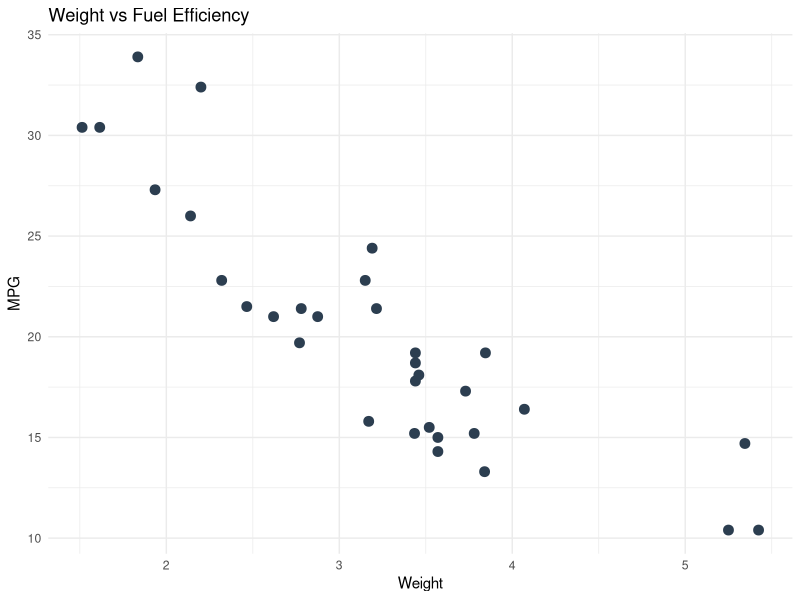
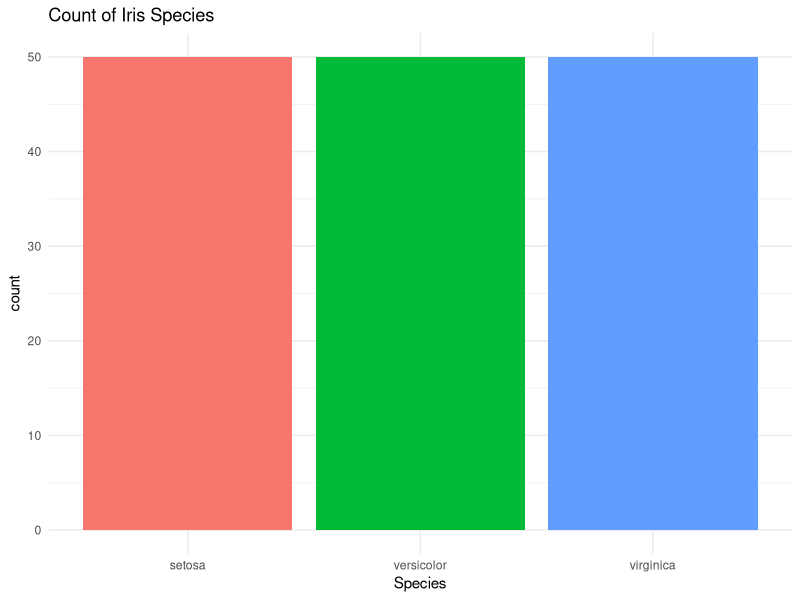
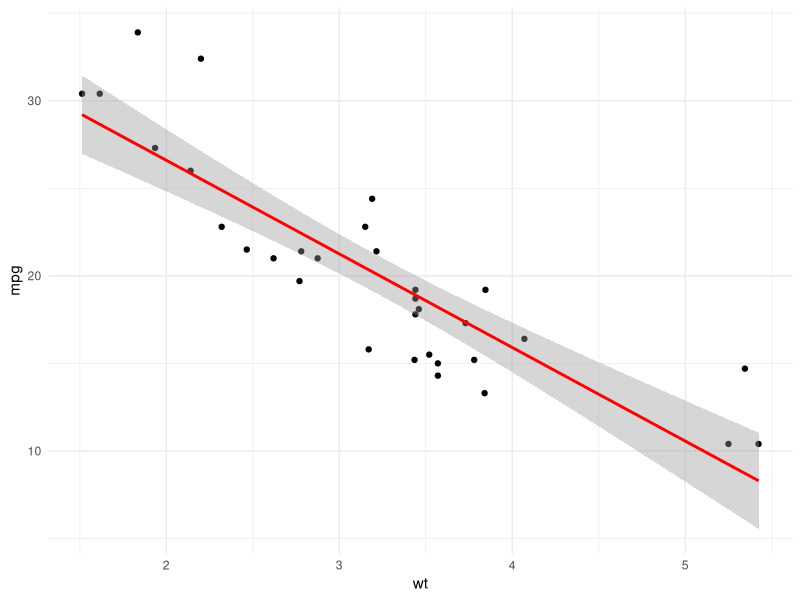
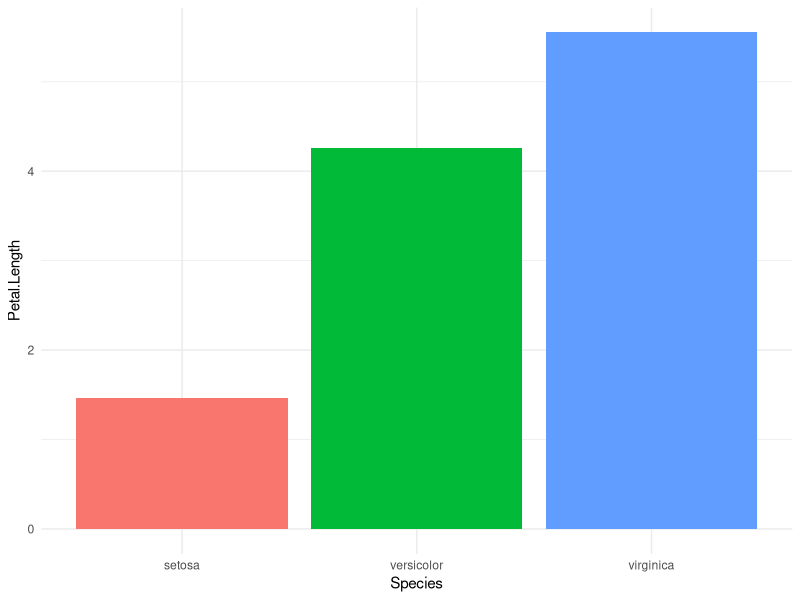

Write R code to recreate these figures, in order.
## ---- chunk 1
knitr::opts_chunk$set(echo = TRUE, warning = FALSE, message = FALSE)
library(ggplot2)
library(dplyr)
## ---- chunk 2
build_staircase <- function(total_steps = 10L) {
  staircase <- ""
  for (step in seq_len(total_steps)) {
    staircase <- paste0(staircase, "Step ", step, ": ", paste(rep("*", step), collapse = " "), "\n")
  }
  staircase
}

cat(build_staircase(10))
## ---- chunk 3
is_perfect_square <- function(x) {
  x >= 0 & floor(sqrt(x))^2 == x
}

for (i in 1:10) {
  product <- 7 * i
  parity <- ifelse(product %% 2 == 0, "EVEN", "ODD")
  note <- ifelse(is_perfect_square(product), " (square)", "")
  cat(i, "x 7 =", product, "-", parity, note, "\n")
}
## ---- chunk 4
t <- 1
altitude <- 0
fuel <- 100

while (t <= 5) {
  altitude <- altitude + t * 10
  fuel <- fuel - 5
  cat("Time:", t, "| Altitude:", altitude, "| Fuel:", fuel, "\n")
  t <- t + 1
}
## ---- chunk 5
time <- 5
while (time > 0) {
  cat("Time left:", time, "\n")
  time <- time - 1
}
## ---- chunk 6
add_numbers <- function(a, b) {
  a + b
}

add_numbers(5, 3)
## ---- chunk 7
calculate_area <- function(length, width) {
  length * width
}

calculate_area(5, 4)
## ---- chunk 8
ggplot(mtcars, aes(x = wt, y = mpg)) +
  geom_point(color = "#2C3E50", size = 3) +
  theme_minimal() +
  labs(
    title = "Weight vs Fuel Efficiency",
    x = "Weight",
    y = "MPG"
  )
## ---- chunk 9
ggplot(iris, aes(x = Species, fill = Species)) +
  geom_bar() +
  theme_minimal() +
  guides(fill = "none") +
  labs(title = "Count of Iris Species")
## ---- chunk 10
model <- lm(mpg ~ wt, data = mtcars)
summary(model)

ggplot(mtcars, aes(wt, mpg)) +
  geom_point() +
  geom_smooth(method = "lm", color = "red") +
  theme_minimal()
## ---- chunk 11
iris_summary <- iris %>%
  group_by(Species) %>%
  summarise(avg_length = mean(Petal.Length))

iris_summary

ggplot(iris, aes(Species, Petal.Length, fill = Species)) +
  stat_summary(fun = mean, geom = "col") +
  theme_minimal() +
  guides(fill = "none")
